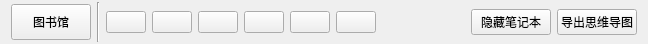
<?xml version="1.0" encoding="UTF-8"?>
<ui version="4.0">
 <class>MRReaderToolBar</class>
 <widget class="QWidget" name="MRReaderToolBar">
  <property name="geometry">
   <rect>
    <x>0</x>
    <y>0</y>
    <width>648</width>
    <height>44</height>
   </rect>
  </property>
  <property name="windowTitle">
   <string>Form</string>
  </property>
  <property name="styleSheet">
   <string notr="true"/>
  </property>
  <layout class="QHBoxLayout" name="horizontalLayout">
   <property name="topMargin">
    <number>2</number>
   </property>
   <property name="bottomMargin">
    <number>2</number>
   </property>
   <item>
    <widget class="QPushButton" name="library">
     <property name="minimumSize">
      <size>
       <width>0</width>
       <height>36</height>
      </size>
     </property>
     <property name="text">
      <string>图书馆</string>
     </property>
     <property name="icon">
      <iconset resource="../MindReader/res/resource.qrc">
       <normaloff>:/img/library</normaloff>:/img/library</iconset>
     </property>
     <property name="iconSize">
      <size>
       <width>32</width>
       <height>32</height>
      </size>
     </property>
    </widget>
   </item>
   <item>
    <widget class="Line" name="sep_1">
     <property name="orientation">
      <enum>Qt::Vertical</enum>
     </property>
    </widget>
   </item>
   <item>
    <widget class="QPushButton" name="save">
     <property name="text">
      <string/>
     </property>
     <property name="icon">
      <iconset resource="../MindReader/res/resource.qrc">
       <normaloff>:/img/save</normaloff>:/img/save</iconset>
     </property>
     <property name="iconSize">
      <size>
       <width>32</width>
       <height>32</height>
      </size>
     </property>
    </widget>
   </item>
   <item>
    <widget class="QPushButton" name="hand">
     <property name="text">
      <string/>
     </property>
     <property name="icon">
      <iconset resource="../MindReader/res/resource.qrc">
       <normaloff>:/img/hand</normaloff>:/img/hand</iconset>
     </property>
     <property name="iconSize">
      <size>
       <width>24</width>
       <height>24</height>
      </size>
     </property>
    </widget>
   </item>
   <item>
    <widget class="QPushButton" name="select">
     <property name="text">
      <string/>
     </property>
     <property name="icon">
      <iconset resource="../MindReader/res/resource.qrc">
       <normaloff>:/img/select</normaloff>:/img/select</iconset>
     </property>
     <property name="iconSize">
      <size>
       <width>24</width>
       <height>24</height>
      </size>
     </property>
     <property name="checkable">
      <bool>true</bool>
     </property>
     <property name="checked">
      <bool>false</bool>
     </property>
    </widget>
   </item>
   <item>
    <widget class="QPushButton" name="line">
     <property name="text">
      <string/>
     </property>
     <property name="icon">
      <iconset resource="../MindReader/res/resource.qrc">
       <normaloff>:/img/line</normaloff>:/img/line</iconset>
     </property>
     <property name="iconSize">
      <size>
       <width>24</width>
       <height>24</height>
      </size>
     </property>
     <property name="checkable">
      <bool>true</bool>
     </property>
     <property name="checked">
      <bool>false</bool>
     </property>
    </widget>
   </item>
   <item>
    <widget class="QPushButton" name="rectangle">
     <property name="text">
      <string/>
     </property>
     <property name="icon">
      <iconset resource="../MindReader/res/resource.qrc">
       <normaloff>:/img/rectangle</normaloff>:/img/rectangle</iconset>
     </property>
     <property name="iconSize">
      <size>
       <width>24</width>
       <height>24</height>
      </size>
     </property>
     <property name="checkable">
      <bool>true</bool>
     </property>
     <property name="checked">
      <bool>false</bool>
     </property>
    </widget>
   </item>
   <item>
    <widget class="QPushButton" name="text">
     <property name="text">
      <string/>
     </property>
     <property name="icon">
      <iconset resource="../MindReader/res/resource.qrc">
       <normaloff>:/img/text</normaloff>:/img/text</iconset>
     </property>
     <property name="iconSize">
      <size>
       <width>24</width>
       <height>24</height>
      </size>
     </property>
     <property name="checkable">
      <bool>true</bool>
     </property>
    </widget>
   </item>
   <item>
    <spacer name="horizontalSpacer">
     <property name="orientation">
      <enum>Qt::Horizontal</enum>
     </property>
     <property name="sizeHint" stdset="0">
      <size>
       <width>173</width>
       <height>20</height>
      </size>
     </property>
    </spacer>
   </item>
   <item>
    <widget class="QPushButton" name="note">
     <property name="text">
      <string>隐藏笔记本</string>
     </property>
     <property name="icon">
      <iconset resource="../MindReader/res/resource.qrc">
       <normaloff>:/img/notes</normaloff>:/img/notes</iconset>
     </property>
     <property name="iconSize">
      <size>
       <width>32</width>
       <height>32</height>
      </size>
     </property>
    </widget>
   </item>
   <item>
    <widget class="QPushButton" name="exportNote">
     <property name="text">
      <string>导出思维导图</string>
     </property>
     <property name="icon">
      <iconset resource="../MindReader/res/resource.qrc">
       <normaloff>:/img/export</normaloff>:/img/export</iconset>
     </property>
     <property name="iconSize">
      <size>
       <width>32</width>
       <height>32</height>
      </size>
     </property>
    </widget>
   </item>
  </layout>
 </widget>
 <resources>
  <include location="../MindReader/res/resource.qrc"/>
 </resources>
 <connections/>
</ui>
